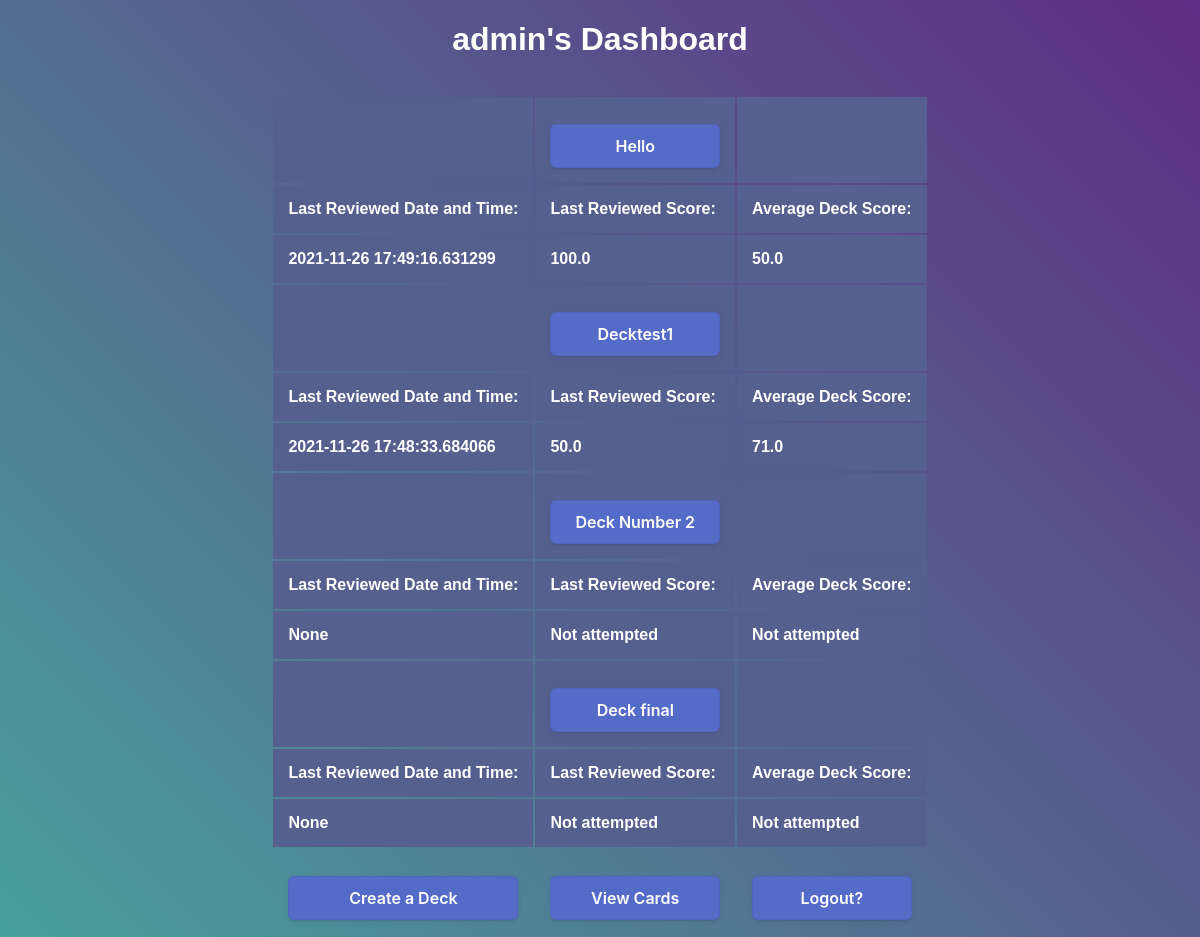
The app's page /admin/dashboard with its own data.
### Final Project Mad/code/main.py (models this page shows)
class User(db.Model):
    __tablename__='User'
    userid=db.Column(db.Integer,autoincrement=True,primary_key=True)
    username=db.Column(db.String,nullable=False)
    password=db.Column(db.String,nullable=False)

class Decks(db.Model):
    __tablename__='Decks'
    deck_id=db.Column(db.Integer,autoincrement=True,primary_key=True)
    username=db.Column(db.String,db.ForeignKey('User.username'),nullable=False)
    deck_name=db.Column(db.String,nullable=False)
    cardlist=db.Column(db.String,nullable=False)
    time=db.Column(db.String)
    scorelist=db.Column(db.String)

### Final Project Mad/code/main.py (the view)
@app.route('/<string:username>/dashboard',methods=['GET','POST'])
def dashboard(username):
    user=db.session.query(User).filter(User.username==username).first()
    deck_exists=db.session.query(Decks).filter(Decks.username==username).all()
    if deck_exists==[]:
        return render_template('nodecksyet.html',user=user)
    else:
        score_list=[]
        avglist=[]
        for deck in deck_exists:
            if deck.scorelist!=None :
                temp_score_list=deck.scorelist.split(',')
                temp_score_list=convert_floatlist(temp_score_list)
                avg=(round(sum(temp_score_list)/len(temp_score_list),2)*100)
                score_list.append(temp_score_list[-1]*100)
                avglist.append(avg)
            else:
                score_list.append('Not attempted')
                avglist.append('Not attempted')
        return render_template('dashboard.html',user=user,data=deck_exists,avglist=avglist,score_list=score_list)

### Final Project Mad/code/main.py (called while the page is built)
def convert_floatlist(x):
    x1=[]
    for i in x:
        b=float(i)
        x1.append(b)
    return(x1)

### Final Project Mad/code/templates/dashboard.html (shortened to what this page needs)
{% extends "base.html" %}
{% block stylesheet %}
<link rel='stylesheet' href='/static/dashboard.css'>
{% endblock%}
{% block body %}
    <div >
    <h1 >{{user['username']}}'s Dashboard</h1>
    <table class='center'>
        {% for deck in range(data|length) %}
            <tr><th></th><th> <a href="/{{user['username']}}/viewdeck/{{data[deck]['deck_name']}}"><button>{{data[deck]['deck_name']}}</button></a></th><th></th></tr>
            <th>Last Reviewed Date and Time:</th>
            <th>Last Reviewed Score:</th>
            <th>Average Deck Score:</th></tr>
            <tr><th>{{data[deck]['time']}} </th><th>{{score_list[deck]}}</th><th> {{avglist[deck]}}</th></tr></tr>
        {% endfor %}
        <tr>
           <td> <a href="/{{user['username']}}/createdeck"><button>Create a Deck</button> </a>
        </td>
    <td><a href="/{{user['username']}}/cards"><button>View Cards</button></a></td>
<td><a href="/"><button>Logout?</button></a></td>
</tr>
</table>
</div>
{% endblock%}

### Final Project Mad/code/static/dashboard.css (style rules this page uses)
html, body { height: 100%; }
body { margin: 0; font-family: sans-serif; font-weight: 100; background: linear-gradient(45deg, #49a09d, #5f2c82); background-attachment: fixed; }
th, td { padding: 15px; color:white; }
th { text-align: left; background-color: #55608f; }
button { appearance: button; backface-visibility: hidden; background-color:#556BC8; border-radius: 6px; border-width: 0; box-shadow: rgba(50, 50, 93, .1) 0 0 0 1px inset,rgba(50, 50, 93, .1) 0 2px 5px 0,rgba(0, 0, 0, .07) 0 1px 1px 0; box-sizing: border-box; color:white; cursor: pointer; font-family: -apple-system,system-ui,"Segoe UI",Roboto,"Helvetica Neue",Ubuntu,sans-serif; font-size: 100%; height: 44px; line-height: 1.15; margin: 12px 0 0; outline: none; overflow: hidden; padding: 0 25px; position: relative; text-align: center; text-transform: none; transform: translateZ(0); transition: all .2s,box-shadow .08s ease-in; user-select: none; -webkit-user-select: none; touch-action: manipulation; width: 100%; font-weight: 600; }
h1 { padding-bottom: 15px; text-align: center; color:white }
::placeholder { color: #e5e5e5; }
table { table-layout: fixed; overflow:auto; }
.center { margin-left: auto;margin-right: auto; }

### records on screen
User: username "admin"
Decks: deck_name "Hello", time "2021-11-26 17:49:16.631299"
Decks: deck_name "Decktest1", time "2021-11-26 17:48:33.684066"
Decks: deck_name "Deck Number 2", time "None"
Decks: deck_name "Deck final", time "None"

### other values on screen
{{ score_list[deck] }} "100.0" "50.0" "Not attempted" "Not attempted"
{{ avglist[deck] }} "50.0" "71.0" "Not attempted" "Not attempted"
